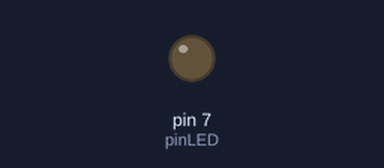
A sketch run on a simulated Arduino Uno, built with avr-gcc and run on an emulated ATmega328P. Parts: output pins drawn as LEDs (lit = HIGH). Dashed ring = blinking. At 2.1 s the program stops and its outputs stay as they are.

Above: at 0.5 s.
At 1.85 s:
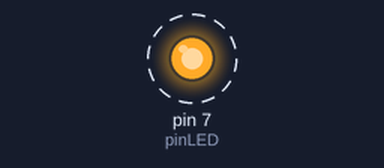
Timing chart, 0 to 3.0 s (numbered marks = the images above):
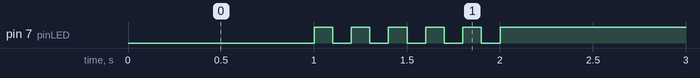

Measured:
- by itself, pin 7 (pinLED): alternates HIGH for 0.10 s and LOW for 0.10 s, 11 changes in all, then stays HIGH

The sketch:

05_practice_2.ino.ino
```cpp
const int pinLED = 7;
void setup() {
  pinMode(pinLED, OUTPUT);

}

void loop() {
  digitalWrite(pinLED, 0);
  delay(1000);
  digitalWrite(pinLED, 1);
  delay(100);
  for (int i = 0; i < 5; i++) {
    digitalWrite(pinLED, 0);
    delay(100);
    digitalWrite(pinLED, 1);
    delay(100);
  }
  while (1) {}

}
```
